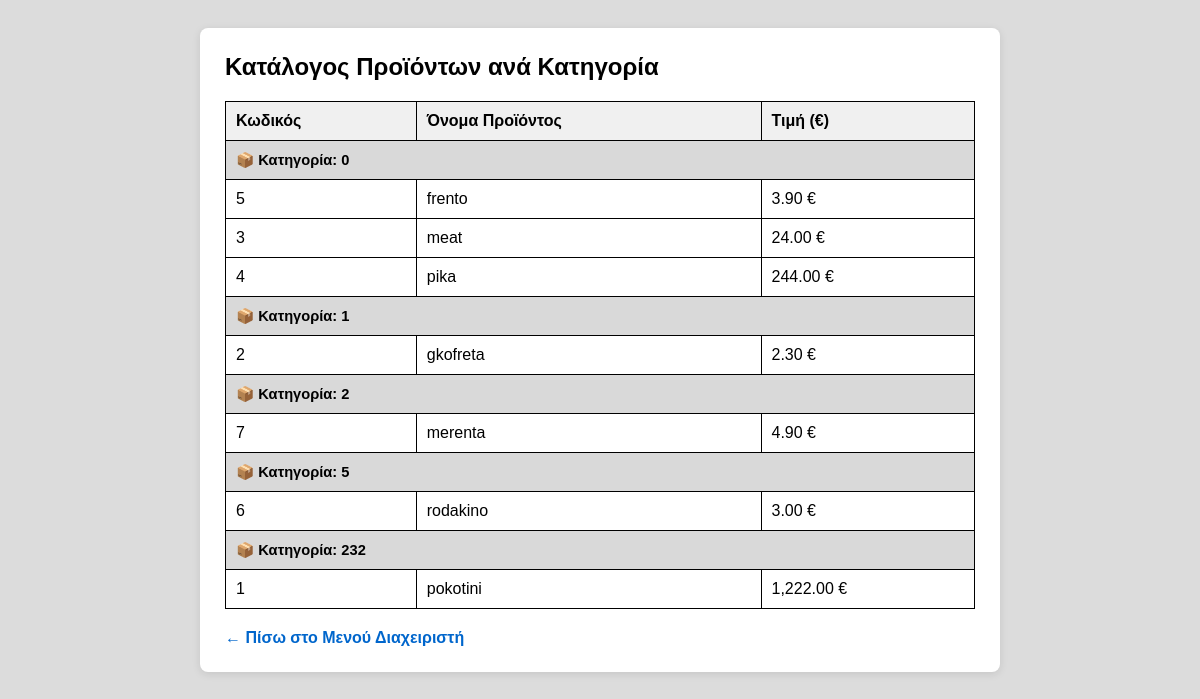
The page /marka.php on the database its author committed.
### tables this page shows
CREATE TABLE `timokatalogos` (
  `kwdikos_proiontos` int(11) NOT NULL,
  `onomasia_proiontos` varchar(100) DEFAULT NULL,
  `kathgoria_proiontos` int(11) DEFAULT NULL,
  `timh_proiontos` decimal(10,2) DEFAULT NULL
);

### marka.php (the view, shortened to what this page needs)
<?php
$servername = "localhost";
$username = "root";
$password = "";
$dbname = "tes1";
$conn = new mysqli($servername, $username, $password, $dbname);
$sql = "SELECT kathgoria_proiontos, kwdikos_proiontos, onomasia_proiontos, timh_proiontos
        FROM timokatalogos
        ORDER BY kathgoria_proiontos ASC, onomasia_proiontos ASC";
$result = $conn->query($sql);
?>
<!DOCTYPE html>
<html lang="el">
<head>
</head>
<body>
<div class="container">
    <h2>Κατάλογος Προϊόντων ανά Κατηγορία</h2>
    <table>
        <tr>
            <th>Κωδικός</th>
            <th>Όνομα Προϊόντος</th>
            <th>Τιμή (€)</th>
        </tr>
        <?php
        $current_cat = "";
        if ($result && $result->num_rows > 0) {
            while ($row = $result->fetch_assoc()) {
                if ($current_cat != $row['kathgoria_proiontos']) {
                    $current_cat = $row['kathgoria_proiontos'];
                    echo "<tr class='cat-header'><td colspan='3'>📦 Κατηγορία: " . htmlspecialchars($current_cat) . "</td></tr>";
                }
                echo "<tr>";
                echo "<td>" . $row['kwdikos_proiontos'] . "</td>";
                echo "<td>" . htmlspecialchars($row['onomasia_proiontos']) . "</td>";
                echo "<td>" . number_format($row['timh_proiontos'], 2) . " €</td>";
                echo "</tr>";
            }
        } else {
            echo "<tr><td colspan='3' style='text-align:center;'>Δεν βρέθηκαν καταχωρημένα προϊόντα.</td></tr>";
        }
        ?>
    </table>
    <a href="owner.html" class="back-btn">← Πίσω στο Μενού Διαχειριστή</a>
</div>
</body>
</html>

### marka.php (style rules this page uses)
body { font-family: Arial, sans-serif; background-color: #DCDCDC; padding: 20px; color: #000; }
.container { max-width: 750px; margin: 0 auto; background: white; padding: 25px; border-radius: 8px; box-shadow: 0 2px 8px rgba(0,0,0,0.1); }
h2 { margin-top: 0; }
table { width: 100%; border-collapse: collapse; margin-top: 15px; }
th, td { border: 1px solid #000; padding: 10px; text-align: left; }
th { background-color: #f0f0f0; }
.cat-header { background-color: #d9d9d9; font-weight: bold; font-size: 11pt; }
.back-btn { display: inline-block; margin-top: 20px; color: #0066cc; text-decoration: none; font-weight: bold; }

### rows shown on the page
timokatalogos: kathgoria_proiontos "0", kwdikos_proiontos "5", onomasia_proiontos "frento", timh_proiontos "3.90"
timokatalogos: kwdikos_proiontos "3", onomasia_proiontos "meat", timh_proiontos "24.00"
timokatalogos: kwdikos_proiontos "4", onomasia_proiontos "pika", timh_proiontos "244.00"
timokatalogos: kathgoria_proiontos "1", kwdikos_proiontos "2", onomasia_proiontos "gkofreta", timh_proiontos "2.30"
timokatalogos: kathgoria_proiontos "2", kwdikos_proiontos "7", onomasia_proiontos "merenta", timh_proiontos "4.90"
timokatalogos: kathgoria_proiontos "5", kwdikos_proiontos "6", onomasia_proiontos "rodakino", timh_proiontos "3.00"
timokatalogos: kathgoria_proiontos "232", kwdikos_proiontos "1", onomasia_proiontos "pokotini", timh_proiontos "1,222.00"
